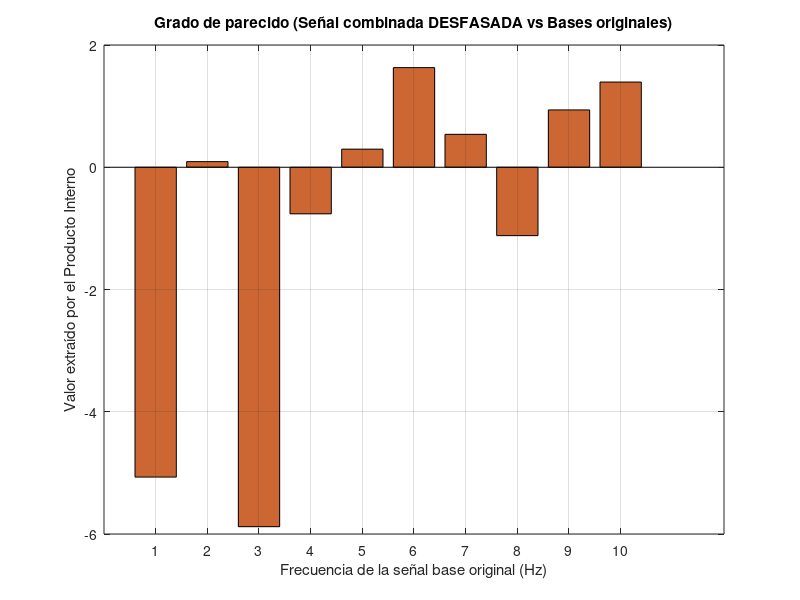
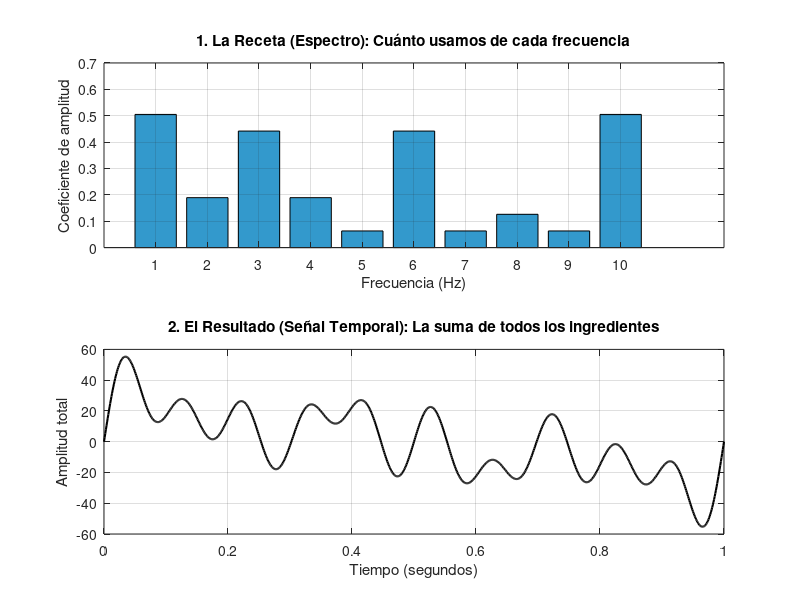

Write the MATLAB code that produced these figures, in order.
#Genere una senal como combinacion lineal del conjunto de senales
#senoidales con frecuencias de 1, 2, 3, 4, 5, 6, 7, 8, 9 y 10 Hz y luego:
#1. mida el grado de parecido con dichas senoidales representando el resultado en un grafico de barras,
#2. vuelva a medir el grado de parecido pero con una combinacion lineal en
#la que se varia la fase de las senoidales y
#3. realice el grafico de barras para el caso de una senal cuadrada de 5,5
#Hz

#procedo a definir y generar las senales.
fs=1000;
t=0:1/fs:1;
N=length(t);
x=zeros(10,N);
A=2;
fase=0;
for f=1:10
    x(f, :) = A * sin(2 * pi * f * t + fase);
end
#me pide armar una senal nueva como comb lineal de las q cree recien
y_nueva=zeros(1,N);
alfa = randi([0, 10], 1, 10);
for a=1:10
    y_nueva=y_nueva+alfa(a)*x(a, :);
end

#el grado de parecido lo habiamos hecho en ej 2 con el prod interno y 
#ahora vamos a hacer lo mismo, entonces
prod_interno=0;
norma_y = norm(y_nueva, 2);
valores_normalizados = zeros(1, 10);
for f = 1:10
    % Extraemos la señal actual para no ensuciar el código
    senal_actual = x(f, :);
    
    % Calculamos producto interno usando vectorización (sin bucle for interno)
    prod_interno = dot(senal_actual, y_nueva); 
    norma_x = norm(senal_actual, 2);
    
    % Producto interno normalizado
    if norma_y == 0
        prod_normalizado = 0;
    else
        prod_normalizado = prod_interno / (norma_x * norma_y);
    end
    valores_normalizados(f) = prod_normalizado;
    % Imprimimos mostrando a qué señal (frecuencia) corresponde
    printf('Señal %2d Hz | Crudo: %10.4f | Normalizado: %5.2f\n', f, prod_interno, prod_normalizado);
end
############################################################################################################
#Parte 2:
#vuelva a medir el grado de parecido pero con una combinacion lineal en
#la que se varia la fase de las senoidales y

printf('\n--- EVALUANDO GRADO DE PARECIDO CON DESFASE ---\n');
y_fase = zeros(1, N);
fases_modificadas = zeros(1, 10);

for f = 1:10
    % Inventamos una fase aleatoria para cada frecuencia (entre 0 y 2*pi radianes)
    fase_aleatoria = rand() * 2 * pi;
    fases_modificadas(f) = fase_aleatoria;
    
    % Armamos la nueva señal sumando la senoidal con su alfa original, pero DESFASADA
    y_fase = y_fase + alfa(f) * A * sin(2 * pi * f * t + fase_aleatoria);
end

valores_fase = zeros(1, 10);

for f = 1:10
    % Producto interno de la nueva señal contra las señales base ORIGINALES (fase 0)
    prod_interno = sum(x(f, :) .* y_fase);
    
    % Proyección Ortogonal (dividimos solo por la energía de la señal base)
    energia_x = norm(x(f, :), 2)^2;
    proyeccion = prod_interno / energia_x;
    
    valores_fase(f) = proyeccion;
    
    printf('Frec: %2d Hz | Alfa real: %2d | Proyección extraída: %6.2f\n', f, alfa(f), proyeccion);
end

% --- NUEVO GRÁFICO DE BARRAS ---
figure;
bar(1:10, valores_fase, 'FaceColor', [0.8 0.4 0.2]); % Color rojizo/naranja para diferenciarlo
title('Grado de parecido (Señal combinada DESFASADA vs Bases originales)');
xlabel('Frecuencia de la señal base original (Hz)');
ylabel('Valor extraído por el Producto Interno');
xticks(1:10);
grid on;





figure; % Abre ventana

% --- GRÁFICO SUPERIOR: LA RECETA (Dominio de la frecuencia) ---
subplot(2, 1, 1); 
bar(1:10, valores_normalizados, 'FaceColor', [0.2 0.6 0.8]);
title('1. La Receta (Espectro): Cuánto usamos de cada frecuencia');
xlabel('Frecuencia (Hz)');
ylabel('Coeficiente de amplitud');
xticks(1:10);
grid on;

% --- GRÁFICO INFERIOR: EL RESULTADO (Dominio del tiempo) ---
subplot(2, 1, 2);
plot(t, y_nueva, 'k-', 'LineWidth', 1.5);
title('2. El Resultado (Señal Temporal): La suma de todos los ingredientes');
xlabel('Tiempo (segundos)');
ylabel('Amplitud total');
grid on;

pause(15);
